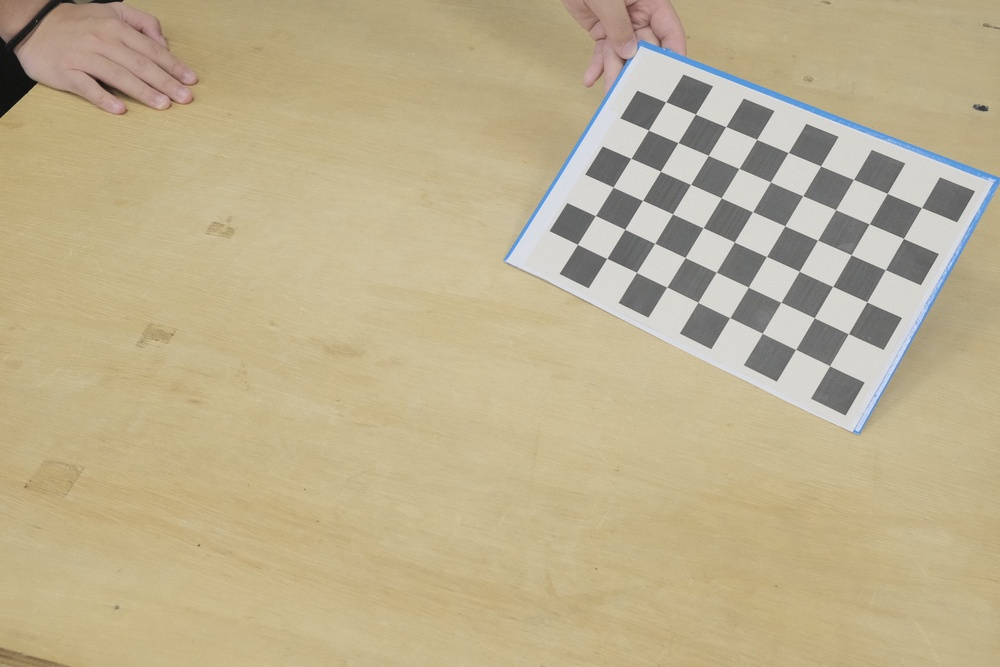
#> input picture Parte 11/Dataset4/im4.JPG, 1000 x 667 px, shrunk from 1776 x 1184 before the run, given in place of im4.png, which was not available
$ python lab3_atividade1_vitorino2.py
#> lines starting #> are read from the running program, lines starting #| are printed output that depends on the picture; after the words box and inside, x2 and y2 are one past the last pixel; in counts of white or black regions, pixels touching at a corner belong together; pictures that were not available may be replaced by others from this repository, and a replacement may not be noted
import cv2
import numpy as np
import matplotlib.pyplot as plt

def encontrar_maior_retangulo(imagem):
    # Converter para escala de cinza
    gray = cv2.cvtColor(imagem, cv2.COLOR_BGR2GRAY)

    # Aplicar filtro Gaussiano
    blur = cv2.GaussianBlur(gray, (5, 5), 0)

    # Detectar bordas com Canny
    edged = cv2.Canny(blur, 50, 200)

    # Encontrar contornos
    contours, _ = cv2.findContours(edged, cv2.RETR_LIST, cv2.CHAIN_APPROX_SIMPLE)
    # Ordenar contornos por área em ordem decrescente
    contours = sorted(contours, key=cv2.contourArea, reverse=True)

    # Encontrar o contorno com a maior área que é aproximadamente um quadrilátero
    for contour in contours:
        # Aproximar o contorno
        peri = cv2.arcLength(contour, True)
        approx = cv2.approxPolyDP(contour, 0.02 * peri, True)

        # Se tiver 4 pontos, assumimos que é o retângulo
        if len(approx) == 4:
            return approx.reshape(4, 2)

    # Se não encontrou um quadrilátero, usar o maior contorno e obter o retângulo envolvente
    maior_contorno = contours[0]
    rect = cv2.minAreaRect(maior_contorno)
    box = cv2.boxPoints(rect)
    return box

def ordenar_pontos(pontos):
    # Ordenar os pontos: [superior esquerdo, superior direito, inferior direito, inferior esquerdo]
    # Soma das coordenadas: o ponto superior esquerdo tem a menor soma, o inferior direito tem a maior
    soma = pontos.sum(axis=1)
    pontos_ordenados = np.zeros((4, 2), dtype=np.float32)
    pontos_ordenados[0] = pontos[np.argmin(soma)]  # sup_esq
    pontos_ordenados[2] = pontos[np.argmax(soma)]  # inf_dir

    # Diferença: o ponto superior direito tem a menor diferença, o inferior esquerdo tem a maior
    diferenca = np.diff(pontos, axis=1)
    pontos_ordenados[1] = pontos[np.argmin(diferenca)]  # sup_dir
    pontos_ordenados[3] = pontos[np.argmax(diferenca)]  # inf_esq

    return pontos_ordenados

def corrigir_perspectiva(imagem, pontos):
    # Ordenar os pontos
    pts_origem = ordenar_pontos(pontos)

    # Calcular as dimensões do retângulo de destino
    largura_superior = np.linalg.norm(pts_origem[1] - pts_origem[0])
    largura_inferior = np.linalg.norm(pts_origem[2] - pts_origem[3])
    largura = max(int(largura_superior), int(largura_inferior))

    altura_esquerda = np.linalg.norm(pts_origem[3] - pts_origem[0])
    altura_direita = np.linalg.norm(pts_origem[2] - pts_origem[1])
    altura = max(int(altura_esquerda), int(altura_direita))

    # Definir os pontos de destino
    pts_destino = np.array([
        [0, 0],
        [largura - 1, 0],
        [largura - 1, altura - 1],
        [0, altura - 1]
    ], dtype=np.float32)

    # Calcular a matriz de transformação e aplicar
    matriz = cv2.getPerspectiveTransform(pts_origem, pts_destino)
    imagem_corrigida = cv2.warpPerspective(imagem, matriz, (largura, altura))

    # Verificar a orientação: se a altura for maior que a largura, rotacionar 90 graus
    if imagem_corrigida.shape[0] > imagem_corrigida.shape[1]:
        imagem_corrigida = cv2.rotate(imagem_corrigida, cv2.ROTATE_90_CLOCKWISE)

    return imagem_corrigida

def processar_imagem(caminho_imagem):
    imagem = cv2.imread(caminho_imagem)
    if imagem is None:
        print(f"Erro ao carregar {caminho_imagem}")
        return None

    pontos = encontrar_maior_retangulo(imagem)
    imagem_corrigida = corrigir_perspectiva(imagem, pontos)
    return imagem_corrigida

# Lista de imagens
imagens = [
    './lab03/banco_de_imagens/im4.png',
    './lab03/banco_de_imagens/im5.png',
    './lab03/banco_de_imagens/im6.png',
    './lab03/banco_de_imagens/im7.png',
    './lab03/banco_de_imagens/im8.png'
]

for caminho in imagens:
    corrigida = processar_imagem(caminho)
#> in processar_imagem, imagem is the input picture: shape (667, 1000, 3); mean B, G, R 142.2, 175.5, 188.8
#> in encontrar_maior_retangulo, `gray = cv2.cvtColor(imagem, cv2.COLOR_BGR2GRAY)`:
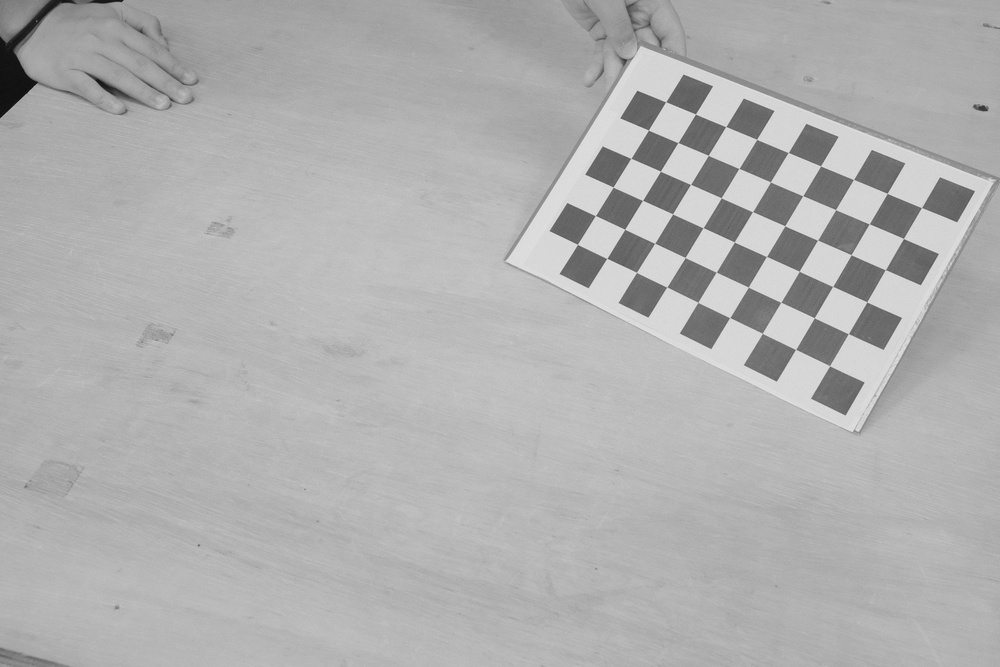
#> gray: shape (667, 1000); min 7, max 228, mean 175.7
#> in encontrar_maior_retangulo, `edged = cv2.Canny(blur, 50, 200)`:
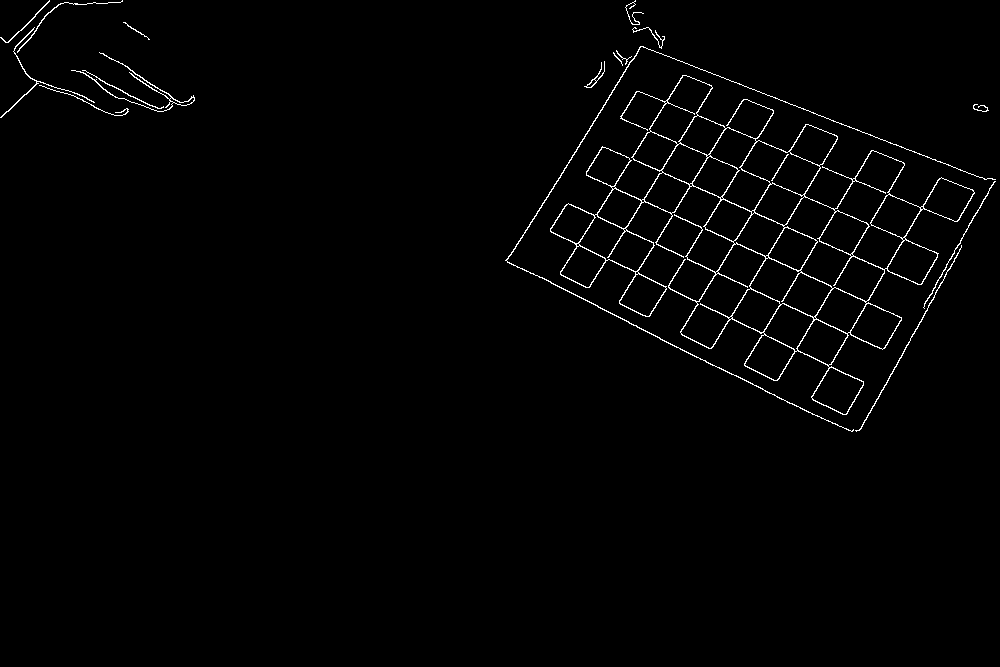
#> edged: shape (667, 1000); 1.4% white in thin lines or dots, all inside (x1, y1, x2, y2) = (0, 0, 996, 432)
#> in encontrar_maior_retangulo, `contours, _ = cv2.findContours(edged, cv2.RETR_LIST, cv2.CHAIN_APPROX_..`: contours = 72 contours, 26 with area under 20; largest, box (x1, y1, x2, y2) and area: (550, 75, 975, 415) 55612, (783, 196, 885, 302) 3878, (834, 150, 905, 270) 3811, (680, 243, 766, 349) 3658, (749, 257, 833, 318) 2544
#> the loop in encontrar_maior_retangulo, `for contour in contours:` made 6 passes
#> peri on passes 1 to 5: 3641.2, 461.7, 456.4, 442.8, 307.7
#> (peri, approx) on pass 6: (220.9, [[758, 140], [820, 167], [802, 195], [740, 167]])
#> in processar_imagem, `pontos = encontrar_maior_retangulo(imagem)`: pontos = [[758, 140], [820, 167], [802, 195], [740, 167]]
#> in ordenar_pontos, `soma = pontos.sum(axis=1)`: soma = [898, 987, 997, 907]
#> in ordenar_pontos, `diferenca = np.diff(pontos, axis=1)`: diferenca = [-618, -653, -607, -573]
#> in corrigir_perspectiva, `pts_origem = ordenar_pontos(pontos)`: pts_origem = [[758, 140], [820, 167], [802, 195], [740, 167]]
#> in corrigir_perspectiva, `largura_superior = np.linalg.norm(pts_origem[1] - pts_origem[0])`: largura_superior = 67.62
#> in corrigir_perspectiva, `largura_inferior = np.linalg.norm(pts_origem[2] - pts_origem[3])`: largura_inferior = 68.03
#> in corrigir_perspectiva, `largura = max(int(largura_superior), int(largura_inferior))`: largura = 68
#> in corrigir_perspectiva, `altura_esquerda = np.linalg.norm(pts_origem[3] - pts_origem[0])`: altura_esquerda = 32.45
#> in corrigir_perspectiva, `altura_direita = np.linalg.norm(pts_origem[2] - pts_origem[1])`: altura_direita = 33.29
#> in corrigir_perspectiva, `altura = max(int(altura_esquerda), int(altura_direita))`: altura = 33
#> in corrigir_perspectiva, `pts_destino = np.array([ [0, 0], [largura - 1, 0], [largura - 1, altur..`: pts_destino = [[0, 0], [67, 0], [67, 32], [0, 32]]
#> in corrigir_perspectiva, `matriz = cv2.getPerspectiveTransform(pts_origem, pts_destino)`: matriz = [[1.16, 0.775, -989.2], [-0.544, 1.25, 237.5], [0.000343, 0.000634, 1]]
#> in corrigir_perspectiva, `imagem_corrigida = cv2.warpPerspective(imagem, matriz, (largura, altur..`:
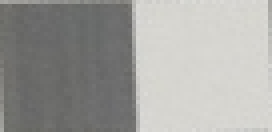
#> imagem_corrigida: shape (33, 68, 3) (shown 4 times larger); mean B, G, R 158.3, 161.5, 161.9
    if corrigida is not None:
        plt.figure(figsize=(10, 8))
        plt.imshow(cv2.cvtColor(corrigida, cv2.COLOR_BGR2RGB))
        plt.title(caminho)
        plt.axis('off')
        plt.show()
#> pass 2 of the loop `for caminho in imagens:`:
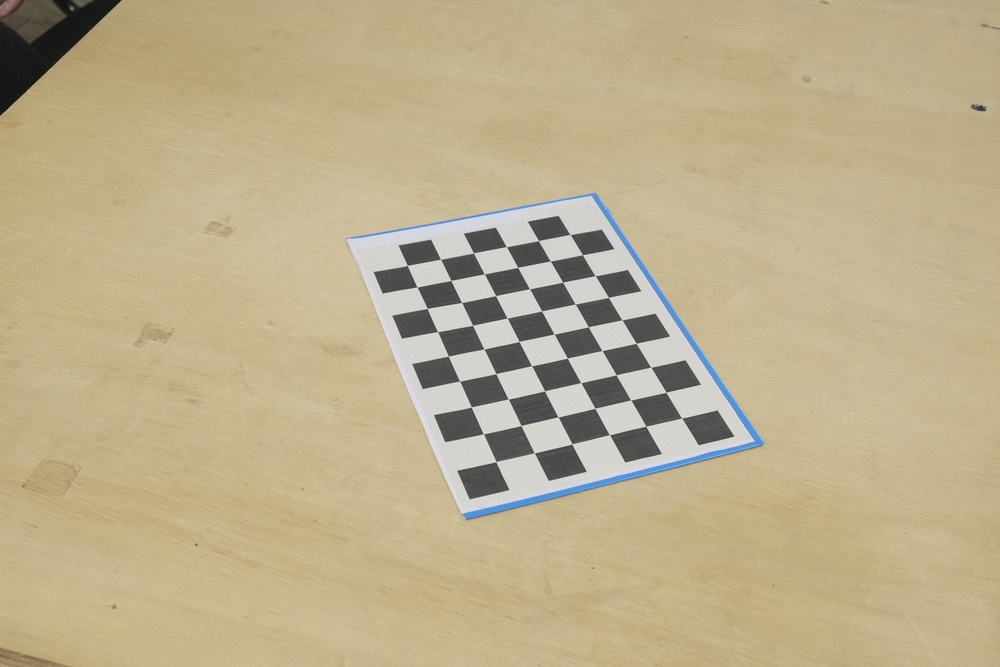
#> input picture Parte 11/Dataset4/im5.JPG, 1000 x 667 px, shrunk from 1776 x 1184 before the run, given in place of im5.png, which was not available
#> in processar_imagem, imagem is the input picture: shape (667, 1000, 3); mean B, G, R 141.1, 175, 188.9
#> in encontrar_maior_retangulo (call 2), `edged = cv2.Canny(blur, 50, 200)`:
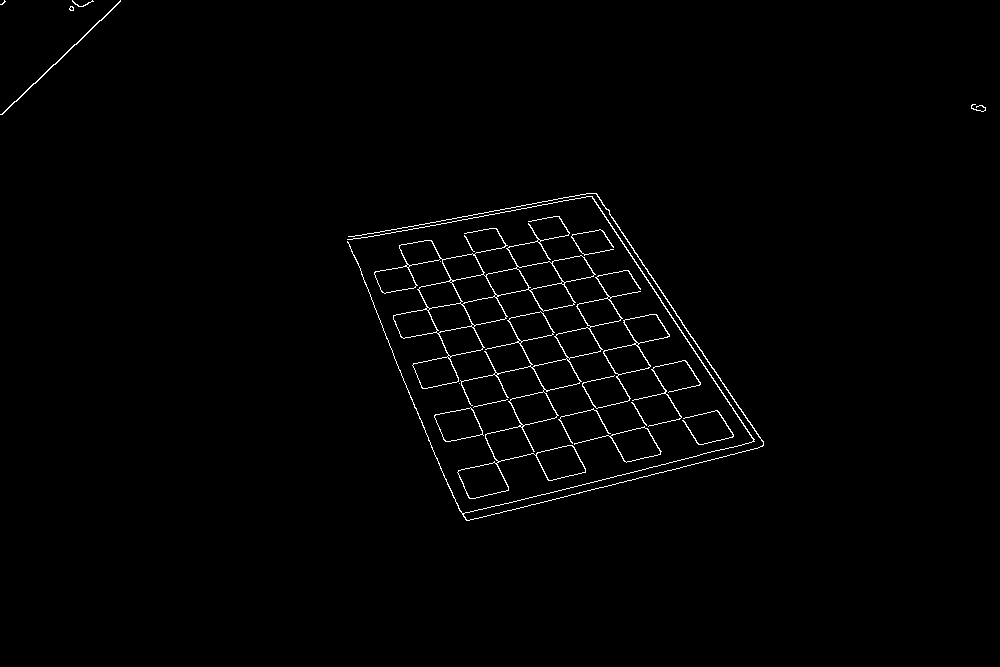
#> edged: shape (667, 1000); 1.1% white in thin lines or dots, all inside (x1, y1, x2, y2) = (0, 0, 986, 521)
#> contours = 60 contours, 24 with area under 20; largest, box (x1, y1, x2, y2) and area: (374, 216, 596, 389) 11628, (457, 270, 641, 499) 7210, (582, 314, 670, 409) 1834, (457, 462, 509, 499) 1206, (536, 445, 586, 481) 1136
#> the loop in encontrar_maior_retangulo (call 2), `for contour in contours:` made 4 passes
#> peri on passes 1 to 3: 1625.2, 1948, 523.7
#> pontos = [[494, 462], [508, 489], [470, 498], [457, 472]]
#> pts_origem = [[457, 472], [494, 462], [508, 489], [470, 498]]
#> largura_superior = 38.33
#> largura_inferior = 39.05
#> largura = 39
#> altura_esquerda = 29.07
#> altura_direita = 30.41
#> altura = 30
#> pts_destino = [[0, 0], [38, 0], [38, 29], [0, 29]]
#> matriz = [[1.73, -0.864, -381.9], [0.492, 1.82, -1084.2], [0.00205, -0.000219, 1]]
#> in corrigir_perspectiva (call 2), `imagem_corrigida = cv2.warpPerspective(imagem, matriz, (largura, altur..`:
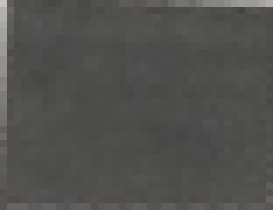
#> imagem_corrigida: shape (30, 39, 3) (shown 7 times larger); mean B, G, R 78.5, 80.8, 81
#> pass 3 of the loop `for caminho in imagens:`:
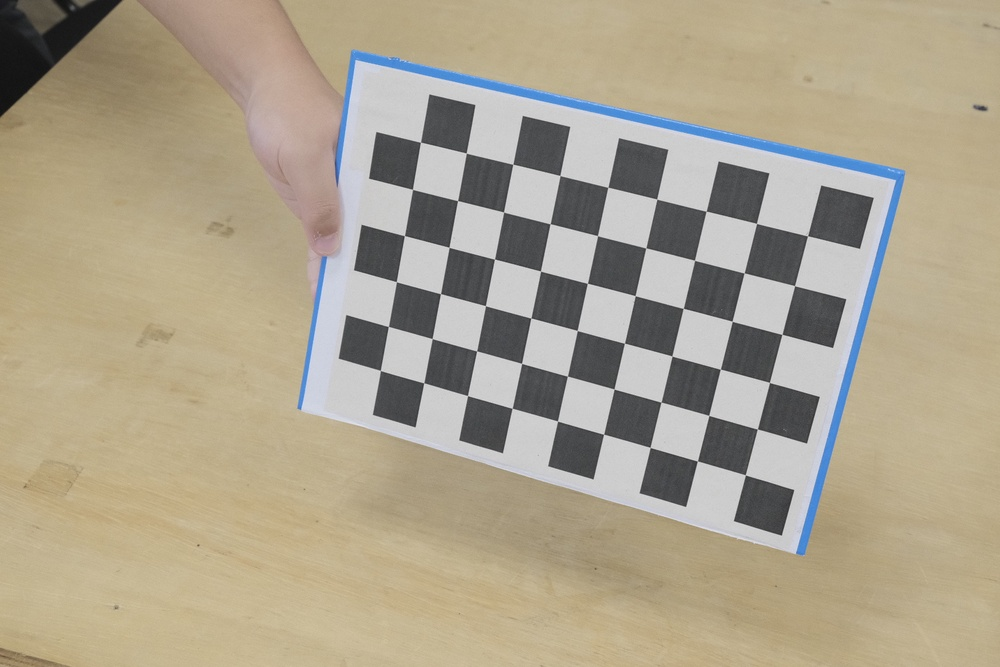
#> input picture Parte 11/Dataset4/im6.JPG, 1000 x 667 px, shrunk from 1776 x 1184 before the run, given in place of im6.png, which was not available
#> in processar_imagem, imagem is the input picture: shape (667, 1000, 3); mean B, G, R 141.7, 162.2, 171.6
#> in encontrar_maior_retangulo (call 3), `edged = cv2.Canny(blur, 50, 200)`:
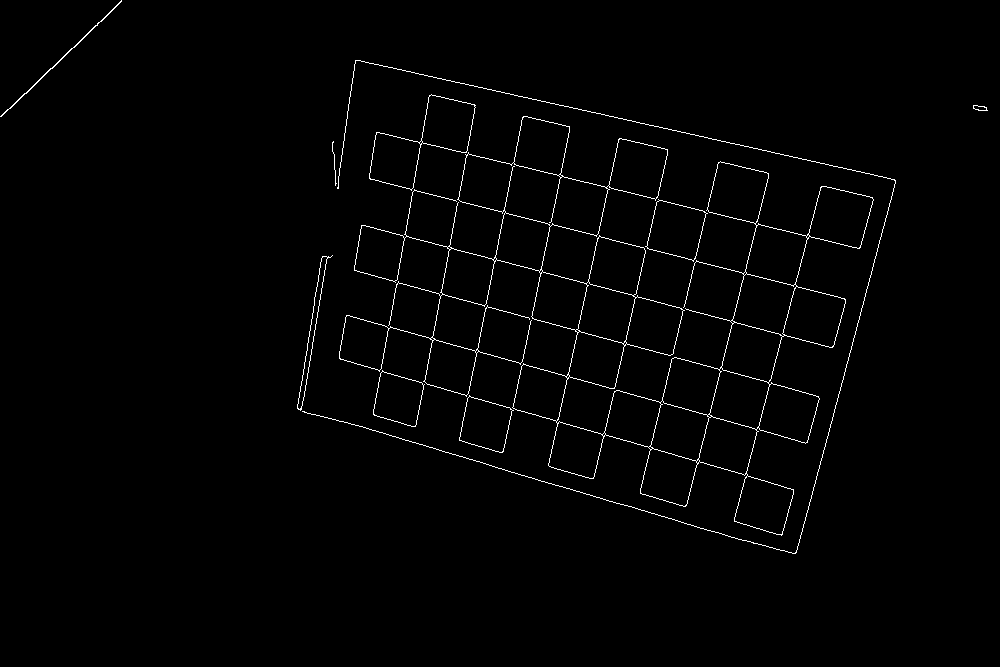
#> edged: shape (667, 1000); 1.3% white in thin lines or dots, all inside (x1, y1, x2, y2) = (0, 0, 988, 554)
#> contours = 63 contours, 19 with area under 20; largest, box (x1, y1, x2, y2) and area: (339, 116, 874, 536) 73319, (458, 153, 609, 236) 7064, (369, 94, 476, 191) 4452, (808, 186, 874, 249) 2810, (707, 161, 769, 224) 2665
#> the loop in encontrar_maior_retangulo (call 3), `for contour in contours:` made 4 passes
#> peri on passes 1 to 3: 5929.1, 616.5, 397.4
#> pontos = [[822, 186], [873, 199], [858, 248], [808, 234]]
#> largura_superior = 52.63
#> largura_inferior = 51.92
#> largura = 52
#> altura_esquerda = 50
#> altura_direita = 51.24
#> altura = 51
#> pts_destino = [[0, 0], [51, 0], [51, 50], [0, 50]]
#> matriz = [[1.59, 0.464, -1392.9], [-0.407, 1.6, 37.54], [0.000854, -0.000189, 1]]
#> in corrigir_perspectiva (call 3), `imagem_corrigida = cv2.warpPerspective(imagem, matriz, (largura, altur..`:
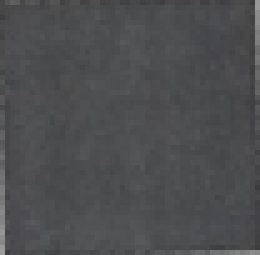
#> imagem_corrigida: shape (51, 52, 3) (shown 5 times larger); mean B, G, R 79.7, 77.8, 77.1
#> the loop made 5 passes; the first 3 are shown
